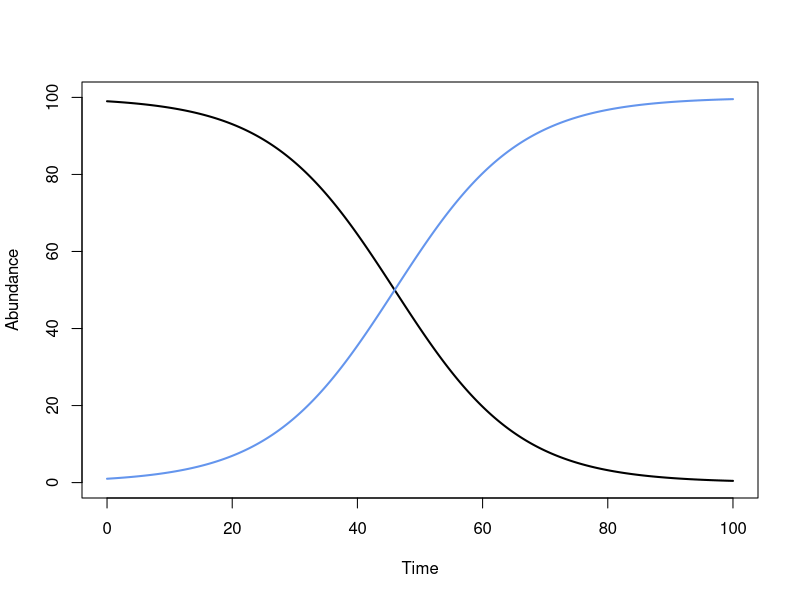
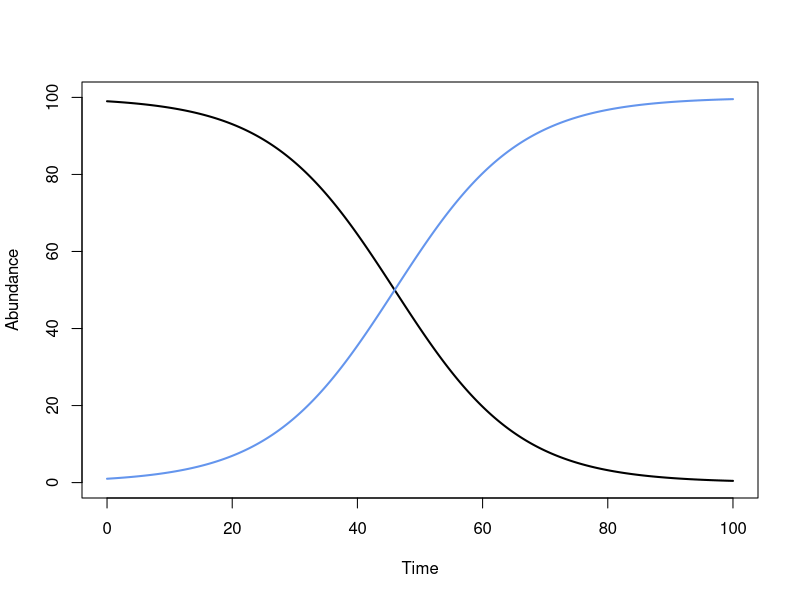
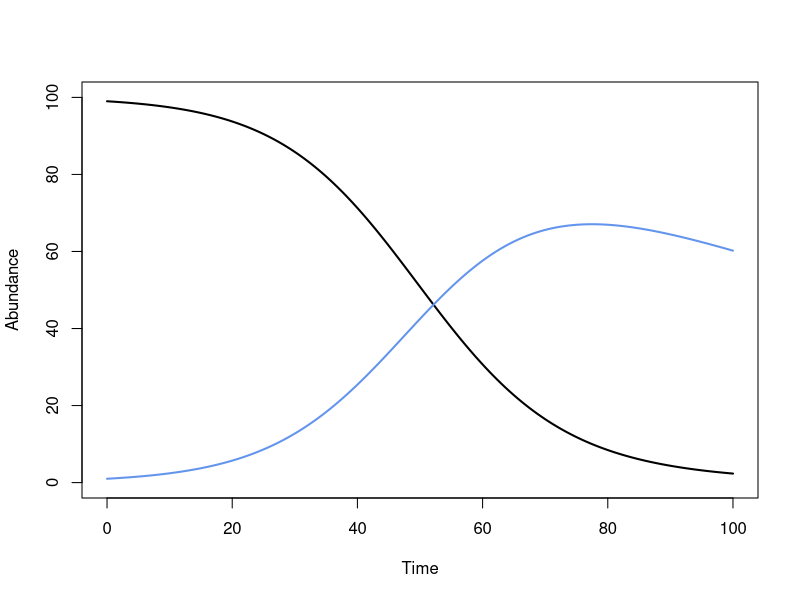

Write the R code that produced these figures, in order.
## ---- chunk 1
library(deSolve) #ode solver
## ---- chunk 2
library(deSolve)
# parameters
pars <- c(beta=0.001, gamma=0)

# initial state 
init <- c(S = 99, I=1)

# times to solve teh equation at
times <- seq(0, 100, by = 0.1)
## ---- chunk 3
SIS_mod <- function(t, state, pars) {
  with(as.list(c(state, pars)), {
    d_S <- -beta*I*S + gamma*I
    d_I <-  beta*I*S - gamma*I
    return(list(c(S = d_S, I = d_I)))
  })
}

#this line runs the model
SI_model <- ode(init, times, SIS_mod, pars) 
## ---- chunk 4
plot(SI_model[,1], SI_model[,2], type='l', lwd=2, xlab="Time", ylab="Abundance", ylim=c(0,100))
lines(SI_model[,1], SI_model[,3], col="cornflowerblue", lwd=2)
## ---- chunk 5
pars <- c(beta=0.001, gamma=0)

# initial state 
init <- c(S = 99, I=1)

# times to solve teh equation at
times <- seq(0, 100, by = 0.1)

#this line runs the model
SIS_model <- ode(init, times, SIS_mod, pars) 

plot(SIS_model[,1], SIS_model[,2], type='l', lwd=2, xlab="Time", ylab="Abundance", ylim=c(0,100))
lines(SIS_model[,1], SIS_model[,3], col="cornflowerblue", lwd=2)

## ---- chunk 6
# parameters
pars <- c(beta=0.001, gamma=0.01)

# initial state 
init <- c(S = 99, I=1, R=0)

# times to solve the equation at
times <- seq(0, 100, by = 0.1)
## ---- chunk 7
SIR_mod <- function(t, state, pars) {
  with(as.list(c(state, pars)), {
    d_S <- -beta*I*S 
    d_I <-  beta*I*S - gamma*I
    d_R <-  gamma*I
    return(list(c(S=d_S, I=d_I, R=d_R)))
  })
}

#this line runs the model
SIR_model <- ode(init, times, SIR_mod, pars) 

plot(SIR_model[,1], SIR_model[,2], type='l', lwd=2, xlab="Time", ylab="Abundance", ylim=c(0,100))
lines(SIR_model[,1], SIR_model[,3], col="cornflowerblue", lwd=2)
